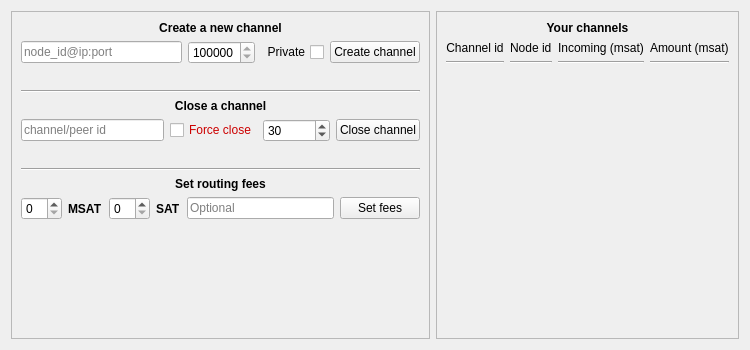
<?xml version="1.0" encoding="UTF-8"?>
<ui version="4.0">
 <class>ChannelsPage</class>
 <widget class="QWidget" name="ChannelsPage">
  <property name="geometry">
   <rect>
    <x>0</x>
    <y>0</y>
    <width>750</width>
    <height>350</height>
   </rect>
  </property>
  <property name="windowTitle">
   <string>Form</string>
  </property>
  <layout class="QVBoxLayout" name="verticalLayout">
   <item>
    <layout class="QHBoxLayout" name="horizontalLayout">
     <item>
      <widget class="QFrame" name="verticalFrame_2">
       <property name="frameShape">
        <enum>QFrame::StyledPanel</enum>
       </property>
       <layout class="QVBoxLayout" name="verticalLayout_3">
        <item>
         <layout class="QVBoxLayout" name="verticalLayout_4">
          <item>
           <widget class="QLabel" name="label">
            <property name="font">
             <font>
              <weight>75</weight>
              <bold>true</bold>
             </font>
            </property>
            <property name="text">
             <string>Create a new channel</string>
            </property>
            <property name="alignment">
             <set>Qt::AlignCenter</set>
            </property>
           </widget>
          </item>
          <item>
           <layout class="QHBoxLayout" name="horizontalLayout_2">
            <item>
             <widget class="QLineEdit" name="lineNewChannelId">
              <property name="minimumSize">
               <size>
                <width>100</width>
                <height>0</height>
               </size>
              </property>
              <property name="toolTip">
               <string>The node to open a channel with</string>
              </property>
              <property name="placeholderText">
               <string>node_id@ip:port</string>
              </property>
             </widget>
            </item>
            <item>
             <widget class="QSpinBox" name="spinNewChannelAmount">
              <property name="toolTip">
               <string>The amount of satoshi used to fund the channel</string>
              </property>
              <property name="minimum">
               <number>100000</number>
              </property>
              <property name="maximum">
               <number>1680000000</number>
              </property>
             </widget>
            </item>
            <item>
             <widget class="QCheckBox" name="checkPrivateChannel">
              <property name="toolTip">
               <string>Check this if you don't want to announce this channel</string>
              </property>
              <property name="layoutDirection">
               <enum>Qt::RightToLeft</enum>
              </property>
              <property name="text">
               <string>Private</string>
              </property>
             </widget>
            </item>
            <item>
             <widget class="QPushButton" name="buttonNewChannel">
              <property name="text">
               <string>Create channel</string>
              </property>
             </widget>
            </item>
           </layout>
          </item>
          <item>
           <widget class="QLabel" name="labelNewChannelResult">
            <property name="font">
             <font>
              <weight>75</weight>
              <italic>true</italic>
              <bold>true</bold>
             </font>
            </property>
            <property name="text">
             <string/>
            </property>
            <property name="alignment">
             <set>Qt::AlignCenter</set>
            </property>
            <property name="textInteractionFlags">
             <set>Qt::LinksAccessibleByMouse|Qt::TextSelectableByMouse</set>
            </property>
           </widget>
          </item>
         </layout>
        </item>
        <item>
         <widget class="Line" name="line_5">
          <property name="orientation">
           <enum>Qt::Horizontal</enum>
          </property>
         </widget>
        </item>
        <item>
         <layout class="QVBoxLayout" name="verticalLayout_5">
          <item>
           <widget class="QLabel" name="label_3">
            <property name="font">
             <font>
              <weight>75</weight>
              <bold>true</bold>
             </font>
            </property>
            <property name="text">
             <string>Close a channel</string>
            </property>
            <property name="alignment">
             <set>Qt::AlignCenter</set>
            </property>
           </widget>
          </item>
          <item>
           <layout class="QHBoxLayout" name="horizontalLayout_3">
            <item>
             <widget class="QLineEdit" name="lineCloseId">
              <property name="minimumSize">
               <size>
                <width>100</width>
                <height>0</height>
               </size>
              </property>
              <property name="toolTip">
               <string>The Id of a node or a channel (or a short id of a channel)</string>
              </property>
              <property name="placeholderText">
               <string>channel/peer id</string>
              </property>
             </widget>
            </item>
            <item>
             <widget class="QCheckBox" name="checkCloseForce">
              <property name="toolTip">
               <string>CAUTION : If check the channel will be unilateraly closed after timeout</string>
              </property>
              <property name="styleSheet">
               <string notr="true">color: rgb(204, 0, 0);</string>
              </property>
              <property name="text">
               <string>Force close</string>
              </property>
             </widget>
            </item>
            <item>
             <widget class="QSpinBox" name="spinCloseTimeout">
              <property name="toolTip">
               <string>If close is forced, it is the timeout (default to 30s)</string>
              </property>
              <property name="minimum">
               <number>1</number>
              </property>
              <property name="maximum">
               <number>99999999</number>
              </property>
              <property name="value">
               <number>30</number>
              </property>
             </widget>
            </item>
            <item>
             <widget class="QPushButton" name="buttonCloseChannel">
              <property name="text">
               <string>Close channel</string>
              </property>
             </widget>
            </item>
           </layout>
          </item>
          <item>
           <widget class="QLabel" name="labelCloseResult">
            <property name="font">
             <font>
              <weight>75</weight>
              <italic>true</italic>
              <bold>true</bold>
             </font>
            </property>
            <property name="text">
             <string/>
            </property>
            <property name="alignment">
             <set>Qt::AlignCenter</set>
            </property>
            <property name="textInteractionFlags">
             <set>Qt::LinksAccessibleByMouse|Qt::TextSelectableByMouse</set>
            </property>
           </widget>
          </item>
         </layout>
        </item>
        <item>
         <widget class="Line" name="line_4">
          <property name="orientation">
           <enum>Qt::Horizontal</enum>
          </property>
         </widget>
        </item>
        <item>
         <layout class="QVBoxLayout" name="verticalLayout_7">
          <item>
           <widget class="QLabel" name="label_5">
            <property name="font">
             <font>
              <weight>75</weight>
              <bold>true</bold>
             </font>
            </property>
            <property name="text">
             <string>Set routing fees</string>
            </property>
            <property name="alignment">
             <set>Qt::AlignCenter</set>
            </property>
           </widget>
          </item>
          <item>
           <layout class="QHBoxLayout" name="horizontalLayout_4">
            <item>
             <widget class="QSpinBox" name="spinSetFeesBase">
              <property name="toolTip">
               <string>Base routing fees (fixed amount for each routing)</string>
              </property>
             </widget>
            </item>
            <item>
             <widget class="QLabel" name="label_6">
              <property name="font">
               <font>
                <weight>75</weight>
                <bold>true</bold>
               </font>
              </property>
              <property name="text">
               <string>MSAT</string>
              </property>
             </widget>
            </item>
            <item>
             <widget class="QSpinBox" name="spinSetFeesPpm">
              <property name="toolTip">
               <string>Ppm (proportionaly per millionth) fees : amount in sat to charge for each million satoshi routed through</string>
              </property>
             </widget>
            </item>
            <item>
             <widget class="QLabel" name="label_9">
              <property name="font">
               <font>
                <weight>75</weight>
                <bold>true</bold>
               </font>
              </property>
              <property name="text">
               <string>SAT</string>
              </property>
             </widget>
            </item>
            <item>
             <widget class="QLineEdit" name="lineSetFeesId">
              <property name="toolTip">
               <string>Channel, short channel, or peer id to apply this routing fees to. If not specified, set fees globally.</string>
              </property>
              <property name="placeholderText">
               <string>Optional</string>
              </property>
             </widget>
            </item>
            <item>
             <widget class="QPushButton" name="buttonSetFees">
              <property name="text">
               <string>Set fees</string>
              </property>
             </widget>
            </item>
           </layout>
          </item>
          <item>
           <widget class="QLabel" name="labelSetFeesResult">
            <property name="font">
             <font>
              <weight>75</weight>
              <italic>true</italic>
              <bold>true</bold>
             </font>
            </property>
            <property name="text">
             <string/>
            </property>
            <property name="alignment">
             <set>Qt::AlignCenter</set>
            </property>
           </widget>
          </item>
         </layout>
        </item>
        <item>
         <spacer name="verticalSpacer">
          <property name="orientation">
           <enum>Qt::Vertical</enum>
          </property>
          <property name="sizeHint" stdset="0">
           <size>
            <width>20</width>
            <height>40</height>
           </size>
          </property>
         </spacer>
        </item>
       </layout>
      </widget>
     </item>
     <item>
      <widget class="QFrame" name="verticalFrame">
       <property name="frameShape">
        <enum>QFrame::StyledPanel</enum>
       </property>
       <layout class="QVBoxLayout" name="verticalLayout_2">
        <item>
         <widget class="QLabel" name="label_2">
          <property name="font">
           <font>
            <weight>75</weight>
            <bold>true</bold>
           </font>
          </property>
          <property name="text">
           <string>Your channels</string>
          </property>
          <property name="alignment">
           <set>Qt::AlignCenter</set>
          </property>
         </widget>
        </item>
        <item>
         <layout class="QVBoxLayout" name="verticalLayoutnX">
          <item>
           <layout class="QHBoxLayout" name="horizontalLayout_5">
            <item>
             <layout class="QVBoxLayout" name="layoutChannelId">
              <item>
               <widget class="QLabel" name="label_4">
                <property name="text">
                 <string>Channel id</string>
                </property>
                <property name="alignment">
                 <set>Qt::AlignCenter</set>
                </property>
               </widget>
              </item>
              <item>
               <widget class="Line" name="line">
                <property name="orientation">
                 <enum>Qt::Horizontal</enum>
                </property>
               </widget>
              </item>
             </layout>
            </item>
            <item>
             <layout class="QVBoxLayout" name="layoutNodeId">
              <item>
               <widget class="QLabel" name="label_7">
                <property name="text">
                 <string>Node id</string>
                </property>
               </widget>
              </item>
              <item>
               <widget class="Line" name="line_2">
                <property name="orientation">
                 <enum>Qt::Horizontal</enum>
                </property>
               </widget>
              </item>
             </layout>
            </item>
            <item>
             <layout class="QVBoxLayout" name="layoutIncoming">
              <item>
               <widget class="QLabel" name="label_10">
                <property name="text">
                 <string>Incoming (msat)</string>
                </property>
               </widget>
              </item>
              <item>
               <widget class="Line" name="line_6">
                <property name="orientation">
                 <enum>Qt::Horizontal</enum>
                </property>
               </widget>
              </item>
             </layout>
            </item>
            <item>
             <layout class="QVBoxLayout" name="layoutAmount">
              <item>
               <widget class="QLabel" name="label_8">
                <property name="text">
                 <string>Amount (msat)</string>
                </property>
               </widget>
              </item>
              <item>
               <widget class="Line" name="line_3">
                <property name="orientation">
                 <enum>Qt::Horizontal</enum>
                </property>
               </widget>
              </item>
             </layout>
            </item>
           </layout>
          </item>
         </layout>
        </item>
        <item>
         <spacer name="verticalSpacer_2">
          <property name="orientation">
           <enum>Qt::Vertical</enum>
          </property>
          <property name="sizeHint" stdset="0">
           <size>
            <width>20</width>
            <height>40</height>
           </size>
          </property>
         </spacer>
        </item>
       </layout>
      </widget>
     </item>
    </layout>
   </item>
  </layout>
 </widget>
 <resources/>
 <connections/>
</ui>
